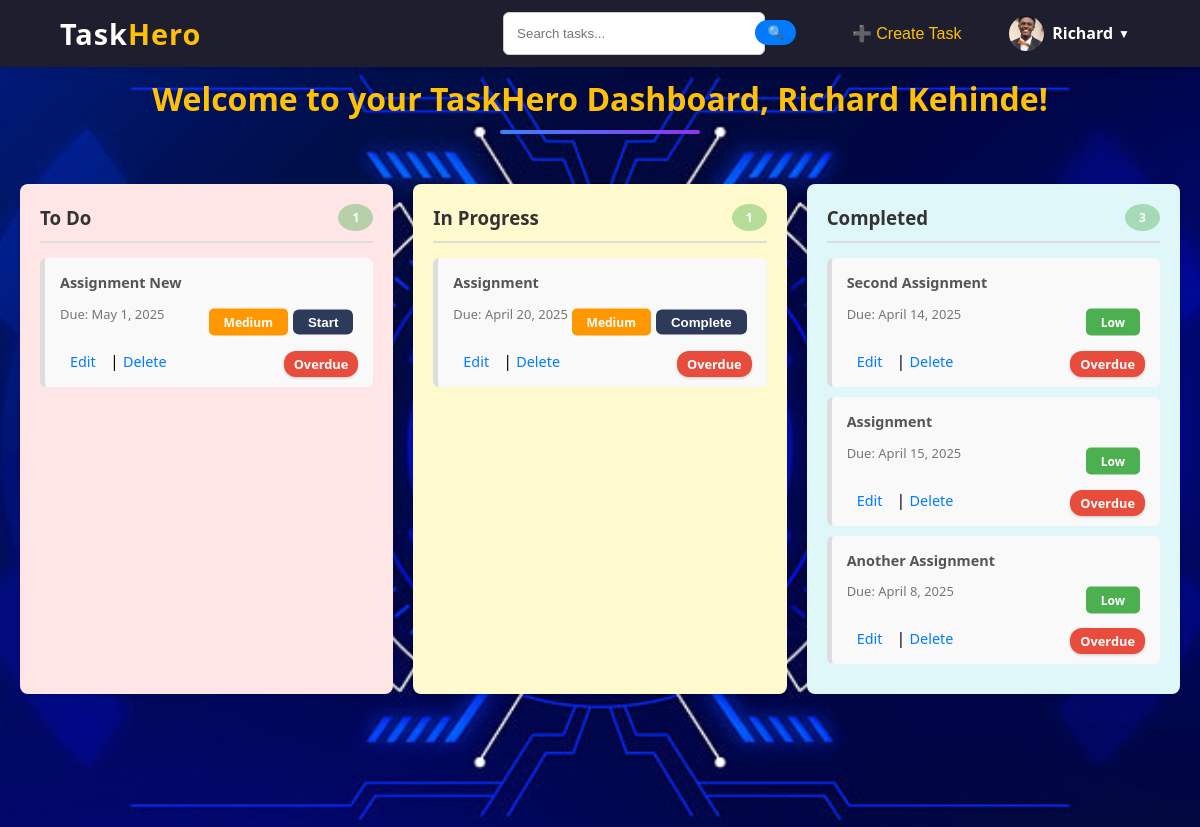
Page /dashboard/ (signed in) on the earlier database version.
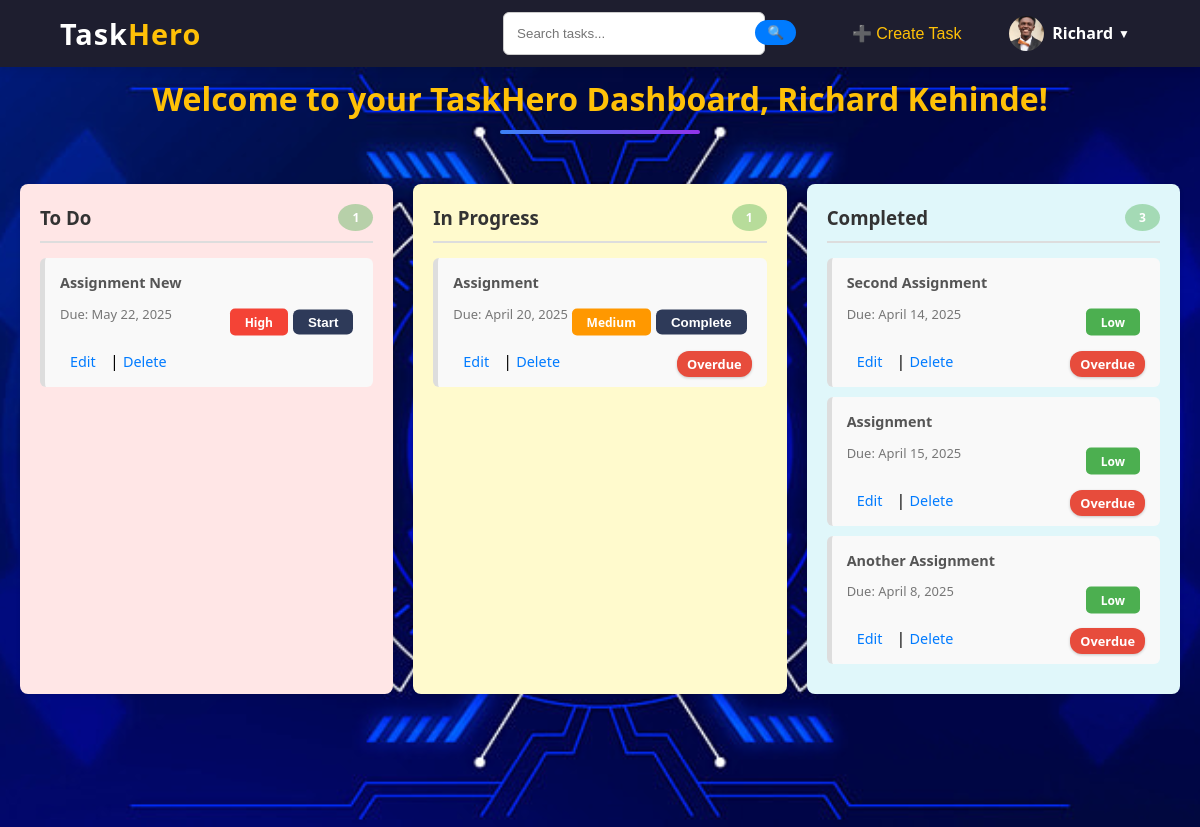
Same page on the later database version.
### core/models.py (models this page shows, shortened)
class Task(models.Model):
    STATUS_CHOICES = [
        ('to_do', 'To Do'),
        ('in_progress', 'In Progress'),
        ('completed', 'Completed'),
    ]
    PRIORITY_CHOICES = [
        ('low', 'Low'),
        ('medium', 'Medium'),
        ('high', 'High'),
    ]
    title = models.CharField(max_length=255)
    description = models.TextField()
    due_date = models.DateField()
    status = models.CharField(max_length=20, choices=STATUS_CHOICES, default='to_do')
    priority = models.CharField(max_length=20, choices=PRIORITY_CHOICES, default='low')
    user = models.ForeignKey(User, on_delete=models.CASCADE, related_name='tasks')  # Link task to user

### core/views.py (the view)
# urls.py: path('dashboard/', views.dashboard, name='dashboard'),
@login_required
def dashboard(request):
    profile, created = UserProfile.objects.get_or_create(user=request.user)
    tasks_to_do = Task.objects.filter(user=request.user, status='to_do')
    tasks_in_progress = Task.objects.filter(user=request.user, status='in_progress')
    tasks_completed = Task.objects.filter(user=request.user, status='completed')
    return render(request, 'core/dashboard.html', {
        'tasks_to_do': tasks_to_do,
        'tasks_in_progress': tasks_in_progress,
        'tasks_completed': tasks_completed,
        'profile': profile,
        'today': date.today()
    })

### core/templates/core/dashboard.html (shortened to what this page needs)
{% extends 'core/base.html' %}
{% block content %}
<section id="dashboard">
    <h2 class="dashboard-header">Welcome to your TaskHero Dashboard, {{ user.first_name|title }} {{ user.last_name|title }}!</h2>
    <div class="dashboard-container">
        <div class="task-column to-do-column">
            <h3>
                To Do
                <div class="task-count">{{ tasks_to_do|length }}</div>
            </h3>
            {% for task in tasks_to_do %}
            <a href="{% url 'task_detail' task.pk %}" class="task-card-link">
                <div class="task-card">
                    <h4>{{ task.title }}</h4>
                    <p>Due: {{ task.due_date }}</p>
                    <div class="task-footer">
                        <span class="priority {{ task.priority }}">{{ task.priority }}</span>
                        <form method="POST" action="{% url 'start_task' task.pk %}">
                            <button type="submit" class="btn start-btn">Start</button>
                        </form>
                    </div>
                    {% if task.due_date < today %}
                    <div class="overdue-label">Overdue</div>
                    {% endif %}
                    <div class="task-actions">
                        <a href="{% url 'edit_task' task.pk %}">Edit</a> |
                        <a href="{% url 'delete_task' task.pk %}">Delete</a>
                    </div>
                </div>
            </a>
            {% empty %}
            <p>No tasks to do</p>
            {% endfor %}
        </div>
        <div class="task-column in-progress-column">
            <h3>
                In Progress
                <div class="task-count">{{ tasks_in_progress|length }}</div>
            </h3>
            {% for task in tasks_in_progress %}
            <a href="{% url 'task_detail' task.pk %}" class="task-card-link">
                <div class="task-card">
                    <h4>{{ task.title }}</h4>
                    <p>Due: {{ task.due_date }}</p>
                    <div class="task-footer">
                        <span class="priority {{ task.priority }}">{{ task.priority }}</span>
                        <form method="POST" action="{% url 'complete_task' task.pk %}">
                            <button type="submit" class="btn start-btn">Complete</button>
                        </form>
                    </div>
                    {% if task.due_date < today %}
                    <div class="overdue-label">Overdue</div>
                    {% endif %}
                    <div class="task-actions">
                        <a href="{% url 'edit_task' task.pk %}">Edit</a> |
                        <a href="{% url 'delete_task' task.pk %}">Delete</a>
                    </div>
                </div>
            </a>
            {% empty %}
            <p>No tasks in progress</p>
            {% endfor %}
        </div>
        <div class="task-column completed-column">
            <h3>
                Completed
                <div class="task-count">{{ tasks_completed|length }}</div>
            </h3>
            {% for task in tasks_completed %}
            <a href="{% url 'task_detail' task.pk %}" class="task-card-link">
                <div class="task-card">
                    <h4>{{ task.title }}</h4>
                    <p>Due: {{ task.due_date }}</p>
                    <div class="task-footer">
                        <span class="priority {{ task.priority }}">{{ task.priority }}</span>
                    </div>
                    {% if task.due_date < today %}
                    <div class="overdue-label">Overdue</div>
                    {% endif %}
                    <div class="task-actions">
                        <a href="{% url 'edit_task' task.pk %}">Edit</a> |
                        <a href="{% url 'delete_task' task.pk %}">Delete</a>
                    </div>
                </div>
            </a>
            {% empty %}
            <p>No tasks completed</p>
            {% endfor %}
        </div>
    </div>
</section>
{% endblock %}

Differences in the rows shown:
changed Task "Assignment New": due_date "May 1, 2025" → "May 22, 2025"; priority "Medium" → "High"; no longer shows "Overdue"
